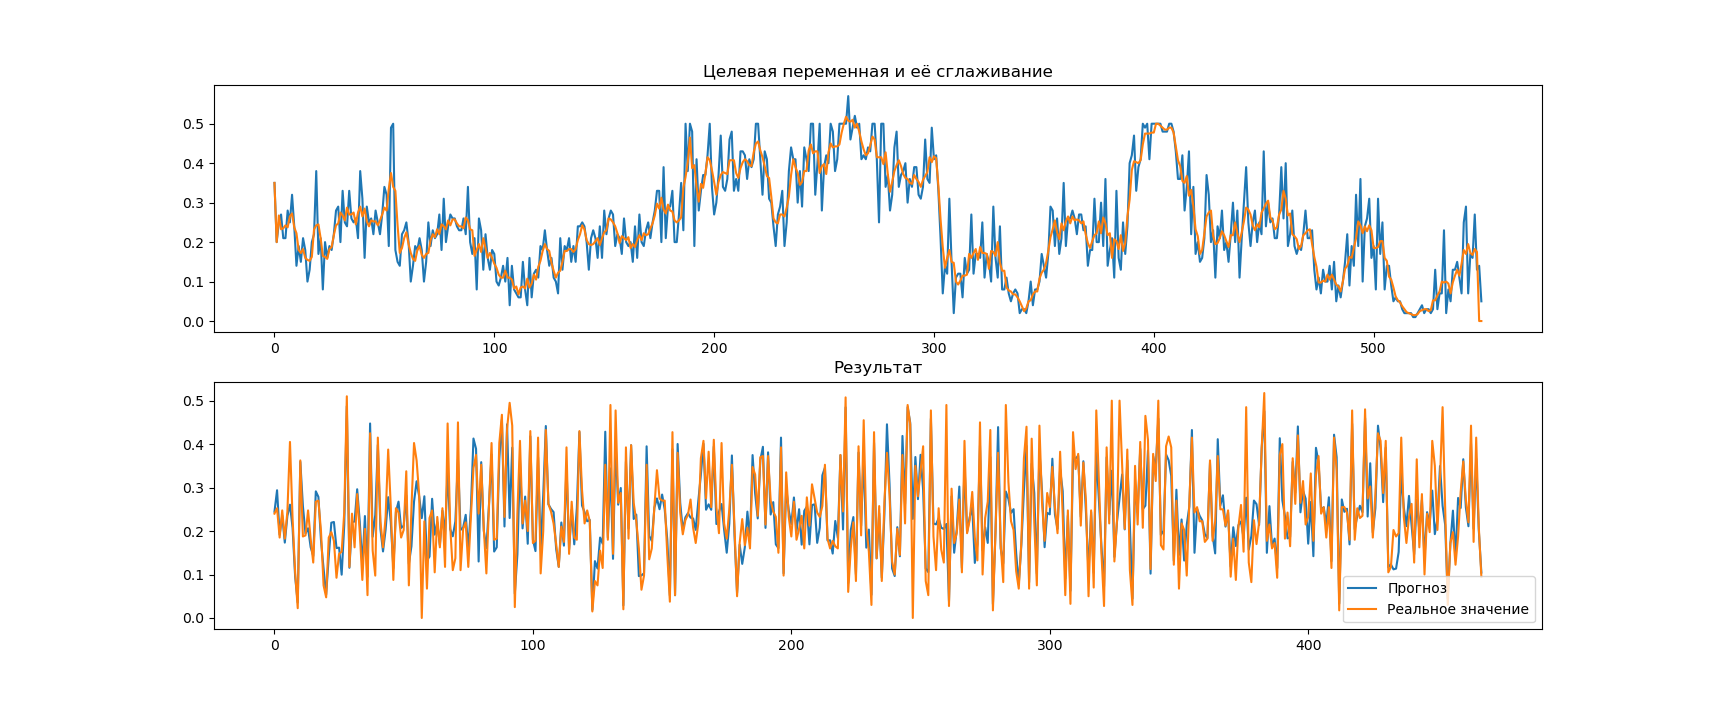

Write Python code to recreate this figure.
import pandas as pd
import matplotlib.pyplot as plt
import numpy as np
from sklearn.preprocessing import StandardScaler
from sklearn.model_selection import train_test_split
from sklearn.ensemble import GradientBoostingRegressor
from sklearn.ensemble import RandomForestRegressor
from sklearn.linear_model import LinearRegression
from sklearn.ensemble import VotingRegressor
from sklearn.metrics import r2_score
from sklearn.model_selection import KFold
from sklearn.model_selection import cross_val_score

def smoothing(y,w): # w even!
    target = np.zeros((1,len(y)))
    target[0,0:int(w/2)] = y[0:int(w/2)]
    for i in range(int(w/2),len(y)-int(w/2)):
        target[0,i] = np.mean(y[i-int(w/2):i+int(w/2)])
    return target

# data import
data = pd.read_csv("df_xdata.csv",header = 0, delimiter = ';')
data.drop(["Timestamp"], axis=1, inplace=True)
rezult = pd.read_csv('df_ts.csv', header = 0, delimiter = ';')
sensors = list(data.columns.values)
x = np.arange(len(rezult['ts']))
y = np.array(rezult['ts'])

# removing noise from rezult
w = 4
target = smoothing(y,w)

# removing sensors with std = 0
mean_sensors = np.array([np.mean(data[sensor]) for sensor in sensors])
std_sensors = np.array([np.std(data[sensor]) for sensor in sensors])
std_notzero = np.argwhere(std_sensors)
std_zero = np.argwhere(std_sensors == 0)
for i in range(len(std_zero)):
    data.drop([sensors[std_zero[i,0]]], axis=1, inplace=True)

# removing sensors with large covariance coeff
sensors = list(data.columns.values)
mean_sensors = np.array([np.mean(data[sensors[i]]) for i in range(len(sensors))])
std_sensors = np.array([np.std(data[sensors[i]]) for i in range(len(sensors))])
std_large = np.argwhere((std_sensors/mean_sensors > 1)|(std_sensors > 10000))
for i in range(len(std_large)):
    data.drop([sensors[std_large[i,0]]], axis=1, inplace=True)

# sensors data smoothing
snr = []
for sensor in list(data.columns.values):
    pl,pu = np.percentile(data[sensor],[5,95])
    for j in range(len(data[sensor])):
        if (data[sensor][j] < pl)|(data[sensor][j] > pu):
            if j != 0:
                data[sensor][j] = data[sensor][j-1]
            else:
                data[sensor][j] = np.mean(data[sensor])
    if (pl != 0) and(10*np.log10(pu/pl) < 5):
        snr.append(10*np.log10(pu/pl))
        data[sensor] = pd.Series(smoothing(np.array(data[sensor]),w)[0])
    else: snr.append(10*np.log10(pu))

# data scaling    
sc = StandardScaler()
data_sc = sc.fit_transform(data)
x = np.arange(len(rezult['ts']))
y = np.array(rezult['ts'])

# model constructing, training and estimating
X_train, X_test, y_train, y_test = train_test_split(data_sc, target[0], test_size=0.85, random_state=0)
reg1 = GradientBoostingRegressor(random_state=1, n_estimators=150)
reg2 = RandomForestRegressor(random_state=241,max_depth = 10, n_estimators=100)
reg3 = LinearRegression()
ereg = VotingRegressor(estimators=[('gb', reg1), ('rf', reg2), ('lr', reg3)])
kf = KFold(n_splits=6,shuffle=True,random_state=1)
scores = cross_val_score(ereg, data_sc, target[0], cv=kf,scoring = 'r2')
print("Оценки на кросс-валидации: ", scores)
print("Средняя оценка на кросс-валидации: {:.2f}".format(np.mean(scores)))


fig, ax = plt.subplots(2)
ax[0].plot(x,rezult['ts'],x,target[0])
ax[0].set_title('Целевая переменная и её сглаживание')
x = np.arange(len(target[0]))
eregf = ereg.fit(X_train, y_train)
y_pred = eregf.predict(data_sc)
reg1.fit(X_train, y_train)
print(reg1.feature_importances_)
print(eregf.score(data_sc,target[0]))
ax[1].plot(x,y_pred,x,target[0])
ax[1].set_title('Результат')
ax[1].legend(['Прогноз','Реальное значение'])
plt.show()
